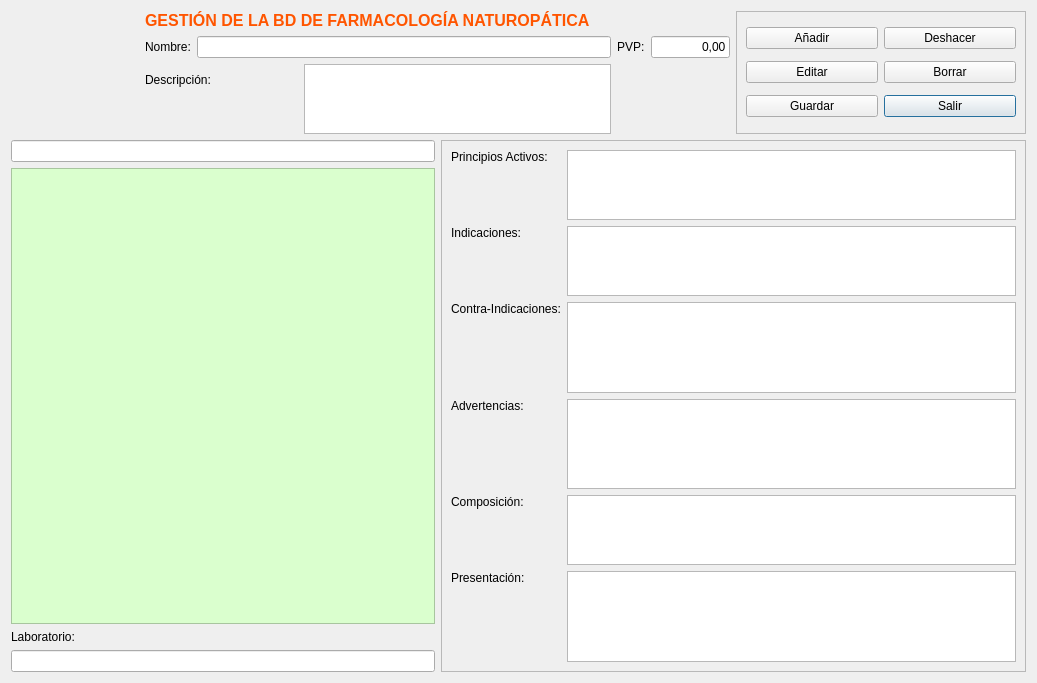
<?xml version="1.0" encoding="UTF-8"?>
<ui version="4.0">
 <class>FrmProductosHerbolario</class>
 <widget class="QDialog" name="FrmProductosHerbolario">
  <property name="geometry">
   <rect>
    <x>0</x>
    <y>0</y>
    <width>1037</width>
    <height>683</height>
   </rect>
  </property>
  <property name="windowTitle">
   <string>Dialog</string>
  </property>
  <layout class="QGridLayout" name="gridLayout_6">
   <item row="2" column="2" colspan="2">
    <widget class="QFrame" name="frame">
     <property name="frameShape">
      <enum>QFrame::StyledPanel</enum>
     </property>
     <property name="frameShadow">
      <enum>QFrame::Raised</enum>
     </property>
     <layout class="QGridLayout" name="gridLayout_4">
      <item row="6" column="0">
       <widget class="QLabel" name="label_7">
        <property name="text">
         <string>Advertencias:</string>
        </property>
        <property name="alignment">
         <set>Qt::AlignLeading|Qt::AlignLeft|Qt::AlignTop</set>
        </property>
       </widget>
      </item>
      <item row="7" column="1" rowspan="2">
       <widget class="QTextEdit" name="txtcomposicion"/>
      </item>
      <item row="6" column="1">
       <widget class="QTextEdit" name="txtadvertencias"/>
      </item>
      <item row="4" column="1">
       <widget class="QTextEdit" name="txtcontra_indicaciones"/>
      </item>
      <item row="4" column="0">
       <widget class="QLabel" name="label_6">
        <property name="text">
         <string>Contra-Indicaciones:</string>
        </property>
        <property name="alignment">
         <set>Qt::AlignLeading|Qt::AlignLeft|Qt::AlignTop</set>
        </property>
       </widget>
      </item>
      <item row="2" column="1" rowspan="2">
       <widget class="QTextEdit" name="txtindicaciones"/>
      </item>
      <item row="0" column="1" rowspan="2">
       <widget class="QTextEdit" name="txtprincipios_activos"/>
      </item>
      <item row="9" column="1">
       <widget class="QTextEdit" name="txtpresentacion"/>
      </item>
      <item row="9" column="0">
       <widget class="QLabel" name="label_9">
        <property name="text">
         <string>Presentación:</string>
        </property>
        <property name="alignment">
         <set>Qt::AlignLeading|Qt::AlignLeft|Qt::AlignTop</set>
        </property>
       </widget>
      </item>
      <item row="7" column="0" rowspan="2">
       <widget class="QLabel" name="label_8">
        <property name="text">
         <string>Composición:</string>
        </property>
        <property name="alignment">
         <set>Qt::AlignLeading|Qt::AlignLeft|Qt::AlignTop</set>
        </property>
       </widget>
      </item>
      <item row="2" column="0" rowspan="2">
       <widget class="QLabel" name="label_5">
        <property name="text">
         <string>Indicaciones:</string>
        </property>
        <property name="alignment">
         <set>Qt::AlignLeading|Qt::AlignLeft|Qt::AlignTop</set>
        </property>
       </widget>
      </item>
      <item row="0" column="0" rowspan="2">
       <widget class="QLabel" name="label_4">
        <property name="text">
         <string>Principios Activos:</string>
        </property>
        <property name="alignment">
         <set>Qt::AlignLeading|Qt::AlignLeft|Qt::AlignTop</set>
        </property>
       </widget>
      </item>
     </layout>
    </widget>
   </item>
   <item row="1" column="1" colspan="2">
    <layout class="QGridLayout" name="gridLayout_3">
     <item row="0" column="0">
      <widget class="QLabel" name="label">
       <property name="text">
        <string>Nombre:</string>
       </property>
      </widget>
     </item>
     <item row="0" column="1">
      <widget class="QLineEdit" name="txtNombre"/>
     </item>
     <item row="0" column="2">
      <widget class="QLabel" name="label_11">
       <property name="text">
        <string>PVP:</string>
       </property>
      </widget>
     </item>
     <item row="1" column="0" colspan="2">
      <layout class="QGridLayout" name="gridLayout_2">
       <item row="0" column="0">
        <widget class="QLabel" name="txtNombre_espanol_mexico">
         <property name="text">
          <string>Descripción:</string>
         </property>
        </widget>
       </item>
       <item row="0" column="1" rowspan="2" colspan="2">
        <widget class="QTextEdit" name="txtDescripcion">
         <property name="maximumSize">
          <size>
           <width>16777215</width>
           <height>100</height>
          </size>
         </property>
        </widget>
       </item>
      </layout>
     </item>
     <item row="0" column="3">
      <widget class="QLineEdit" name="txtPVP">
       <property name="maximumSize">
        <size>
         <width>79</width>
         <height>16777215</height>
        </size>
       </property>
       <property name="text">
        <string>0,00</string>
       </property>
       <property name="alignment">
        <set>Qt::AlignRight|Qt::AlignTrailing|Qt::AlignVCenter</set>
       </property>
      </widget>
     </item>
     <item row="1" column="3">
      <widget class="QLabel" name="lblImagen">
       <property name="maximumSize">
        <size>
         <width>80</width>
         <height>80</height>
        </size>
       </property>
       <property name="text">
        <string/>
       </property>
       <property name="pixmap">
        <pixmap resource="Maya_Meditec.qrc">:/maya/PNG/Images/hierbas.jpeg</pixmap>
       </property>
       <property name="scaledContents">
        <bool>true</bool>
       </property>
      </widget>
     </item>
    </layout>
   </item>
   <item row="0" column="0" rowspan="2">
    <widget class="QLabel" name="label_2">
     <property name="minimumSize">
      <size>
       <width>0</width>
       <height>0</height>
      </size>
     </property>
     <property name="maximumSize">
      <size>
       <width>128</width>
       <height>128</height>
      </size>
     </property>
     <property name="text">
      <string/>
     </property>
     <property name="pixmap">
      <pixmap resource="Maya_Meditec.qrc">:/maya/PNG/Images/hierbas.jpeg</pixmap>
     </property>
     <property name="scaledContents">
      <bool>true</bool>
     </property>
    </widget>
   </item>
   <item row="2" column="0" colspan="2">
    <layout class="QVBoxLayout" name="verticalLayout">
     <item>
      <widget class="QLineEdit" name="txtFiltrar_productos"/>
     </item>
     <item>
      <widget class="QTableView" name="tabla_productos">
       <property name="styleSheet">
        <string notr="true">background-color: rgb(218, 255, 206);
alternate-background-color: rgb(85, 255, 127);</string>
       </property>
       <property name="alternatingRowColors">
        <bool>true</bool>
       </property>
       <property name="selectionBehavior">
        <enum>QAbstractItemView::SelectRows</enum>
       </property>
       <attribute name="horizontalHeaderStretchLastSection">
        <bool>true</bool>
       </attribute>
      </widget>
     </item>
     <item>
      <widget class="QLabel" name="label_10">
       <property name="text">
        <string>Laboratorio:</string>
       </property>
      </widget>
     </item>
     <item>
      <widget class="QLineEdit" name="txtLaboratorio"/>
     </item>
    </layout>
   </item>
   <item row="0" column="1" colspan="2">
    <widget class="QLabel" name="label_3">
     <property name="text">
      <string>&lt;html&gt;&lt;head/&gt;&lt;body&gt;&lt;p&gt;&lt;span style=&quot; font-size:12pt; font-weight:600; color:#ff5500;&quot;&gt;GESTIÓN DE LA BD DE FARMACOLOGÍA NATUROPÁTICA&lt;/span&gt;&lt;/p&gt;&lt;/body&gt;&lt;/html&gt;</string>
     </property>
    </widget>
   </item>
   <item row="0" column="3" rowspan="2">
    <widget class="QFrame" name="frame_2">
     <property name="frameShape">
      <enum>QFrame::StyledPanel</enum>
     </property>
     <property name="frameShadow">
      <enum>QFrame::Raised</enum>
     </property>
     <layout class="QGridLayout" name="gridLayout">
      <item row="2" column="1">
       <widget class="QPushButton" name="btnSalir">
        <property name="text">
         <string>Salir</string>
        </property>
       </widget>
      </item>
      <item row="0" column="0">
       <widget class="QPushButton" name="btnAnadir">
        <property name="text">
         <string>Añadir</string>
        </property>
       </widget>
      </item>
      <item row="0" column="1">
       <widget class="QPushButton" name="btnDeshacer">
        <property name="text">
         <string>Deshacer</string>
        </property>
       </widget>
      </item>
      <item row="1" column="0">
       <widget class="QPushButton" name="btnEditar">
        <property name="text">
         <string>Editar</string>
        </property>
       </widget>
      </item>
      <item row="1" column="1">
       <widget class="QPushButton" name="btnBorrar">
        <property name="text">
         <string>Borrar</string>
        </property>
       </widget>
      </item>
      <item row="2" column="0">
       <widget class="QPushButton" name="btnGuardar">
        <property name="text">
         <string>Guardar</string>
        </property>
       </widget>
      </item>
     </layout>
    </widget>
   </item>
  </layout>
 </widget>
 <resources>
  <include location="Maya_Meditec.qrc"/>
 </resources>
 <connections>
  <connection>
   <sender>btnSalir</sender>
   <signal>clicked()</signal>
   <receiver>FrmProductosHerbolario</receiver>
   <slot>close()</slot>
   <hints>
    <hint type="sourcelabel">
     <x>939</x>
     <y>132</y>
    </hint>
    <hint type="destinationlabel">
     <x>733</x>
     <y>60</y>
    </hint>
   </hints>
  </connection>
  <connection>
   <sender>btnAnadir</sender>
   <signal>clicked()</signal>
   <receiver>FrmProductosHerbolario</receiver>
   <slot>anadir()</slot>
   <hints>
    <hint type="sourcelabel">
     <x>793</x>
     <y>39</y>
    </hint>
    <hint type="destinationlabel">
     <x>568</x>
     <y>157</y>
    </hint>
   </hints>
  </connection>
  <connection>
   <sender>btnGuardar</sender>
   <signal>clicked()</signal>
   <receiver>FrmProductosHerbolario</receiver>
   <slot>guardar()</slot>
   <hints>
    <hint type="sourcelabel">
     <x>823</x>
     <y>123</y>
    </hint>
    <hint type="destinationlabel">
     <x>630</x>
     <y>94</y>
    </hint>
   </hints>
  </connection>
 </connections>
 <slots>
  <slot>anadir()</slot>
  <slot>guardar()</slot>
 </slots>
</ui>
